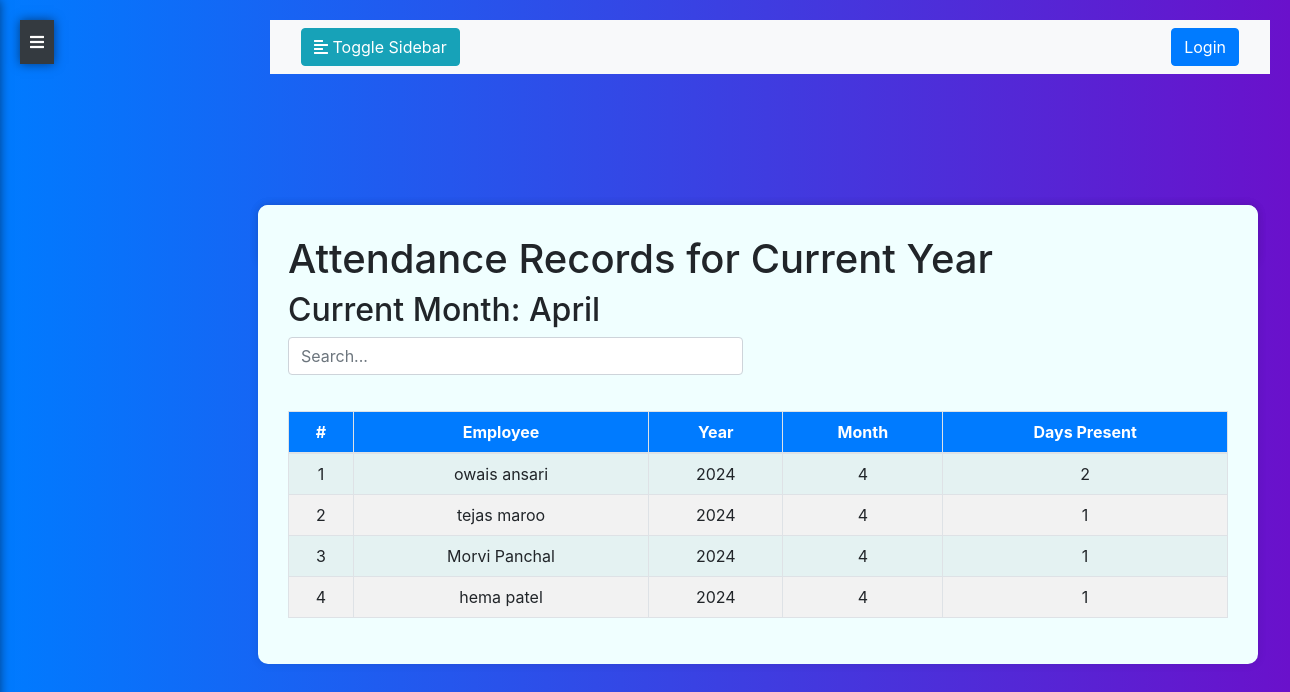
Screenshot of /attendance_list/ with the database file from the repository.
### myApp/models.py (models this page shows, shortened)
class Employee(models.Model):
    first_name = models.CharField(max_length=100)
    last_name = models.CharField(max_length=100)
    email = models.EmailField(unique=True)
    phone_number = models.CharField(max_length=15)
    date_of_birth = models.DateField()
    employment_start_date = models.DateField()
    department = models.CharField(max_length=100)
    salary = models.DecimalField(max_digits=10, decimal_places=2, default=0.0)  # Default value set to 0.0

### myApp/views.py (the view)
# urls.py: path('attendance_list/', views.attendance_list, name='attendance_list'),
def attendance_list(request):
    current_year = now().year
    start_of_year = now().replace(month=1, day=1, hour=0, minute=0, second=0, microsecond=0)
    end_of_year = now().replace(month=12, day=31, hour=23, minute=59, second=59, microsecond=999999)
    attendances = (
        Attendance.objects
        .filter(clock_in__range=(start_of_year, end_of_year))
        .annotate(year=ExtractYear('clock_in'), month=ExtractMonth('clock_in'))
        .values('employee__id', 'employee__first_name', 'employee__last_name', 'year', 'month')
        .annotate(days_present=Count('clock_in'))
        .order_by('year', 'month')
    )
    current_month = now().strftime('%B')
    return render(request, 'attendance_list.html', {'attendances': attendances, 'current_month': current_month})

### templates/attendance_list.html (shortened to what this page needs)
{% extends "base.html" %}
{% block body %}
<div class="container">
    <h1>Attendance Records for Current Year</h1>
    <h2>Current Month: {{ current_month }}</h2>
    <div class="row mb-3">
        <div class="col-md-6">
            <input type="text" id="searchInput" class="form-control" placeholder="Search...">
        </div>
    </div>
    <div class="table-responsive">
        <table class="table table-striped table-bordered" id="attendance-table">
            <thead>
                <tr>
                    <th>#</th>
                    <th>Employee</th>
                    <th>Year</th>
                    <th>Month</th>
                    <th>Days Present</th>
                </tr>
            </thead>
            <tbody>
                {% for attendance in attendances %}
                <tr>
                    <td>{{ forloop.counter }}</td>
                    <td>{{ attendance.employee__first_name }} {{ attendance.employee__last_name }}</td>
                    <td>{{ attendance.year }}</td>
                    <td>{{ attendance.month }}</td>
                    <td>{{ attendance.days_present }}</td>
                </tr>
                {% endfor %}
            </tbody>
        </table>
    </div>
</div>
<link href="https://stackpath.bootstrapcdn.com/bootstrap/4.5.2/css/bootstrap.min.css" rel="stylesheet">
{% endblock body %}

### templates/base.html (shortened to what this page needs)
<!DOCTYPE html>
<html lang="en">
<head>
    <link rel="stylesheet" href="https://stackpath.bootstrapcdn.com/bootstrap/4.5.2/css/bootstrap.min.css">
    <link rel="stylesheet" href="https://cdnjs.cloudflare.com/ajax/libs/font-awesome/5.15.3/css/all.min.css">
</head>
<body>
    <div class="content">
        <button type="button" id="sidebarCollapse" class="toggle-btn">
            <i class="fas fa-bars"></i>
        </button>
        <nav class="navbar navbar-expand-lg navbar-light bg-light">
            <div class="container-fluid">
                <button type="button" id="sidebarCollapseBtn" class="btn btn-info">
                    <i class="fas fa-align-left"></i>
                    <span>Toggle Sidebar</span>
                </button>
                {% if user.is_authenticated %}
                <a href="{% url 'logout' %}" class="btn btn-primary ml-auto">Logout</a>
                {% else %}
                <a href="{% url 'login' %}" class="btn btn-primary ml-auto">Login</a>
                {% endif %}
            </div>
        </nav>
    </div>
    <div class="main">
        <div class="container1">
            <div class="heading">
                <p>Handle your WorkForce with us!!!</p>
            </div>
            <div class="image">
            </div>
        </div>
    </div>
    {% block body %}{% endblock body %}
</body>
</html>

### templates/base.html (style rules this page uses)
body { background: linear-gradient(to right, #007bff, #6a11cb); }
.container1 { padding:200px; }
.content { margin-left: 250px; padding: 20px; transition: margin-left 0.3s ease; }
.toggle-btn { position: fixed; top: 20px; left: 20px; z-index: 1001; color: #fff; background-color: #343a40; border: none; padding: 10px; cursor: pointer; transition: background-color 0.3s ease; box-shadow: 0px 0px 10px rgba(0, 0, 0, 0.5); }
.heading { padding-right:500px; font-size: 60px; font-style:italic; font-weight: bold; color:white; font-style: oblique; padding-left:100px; }
.navbar { z-index: 1002; }
.navbar { background-color:#dfe7ef; background-image: linear-gradient(to right, #dfe7ef); }
.main { display: flex; }
.container1 { flex: 1; margin: 10px; display: flex; align-items: center; }
.heading { flex: 1; padding-right:50px; }
.image { width: 400px; height: 300px; border: 1px solid #ccc; overflow: hidden; }

### templates/attendance_list.html (style rules this page uses)
.container { position : absolute; top : 23%; left : 20%; max-width: 1000px; margin: auto; padding: 30px; border-radius: 10px; background-color: azure; box-shadow: 0 0 10px rgba(0, 0, 0, 0.1); }
#attendance-table { width: 100%; margin-top: 20px; border-collapse: collapse; }
#attendance-table th, #attendance-table td { padding: 8px; text-align: center; }
#attendance-table th { background-color: #007bff; color: #fff; }
#attendance-table tbody tr:nth-child(even) { background-color: #f2f2f2; }

### rows the page displays
Employee: employee__first_name "owais", employee__last_name "ansari", year "2024", month "4", days_present "2"
Employee: employee__first_name "tejas", employee__last_name "maroo", year "2024", month "4", days_present "1"
Employee: employee__first_name "Morvi", employee__last_name "Panchal", year "2024", month "4", days_present "1"
Employee: employee__first_name "hema", employee__last_name "patel", year "2024", month "4", days_present "1"
